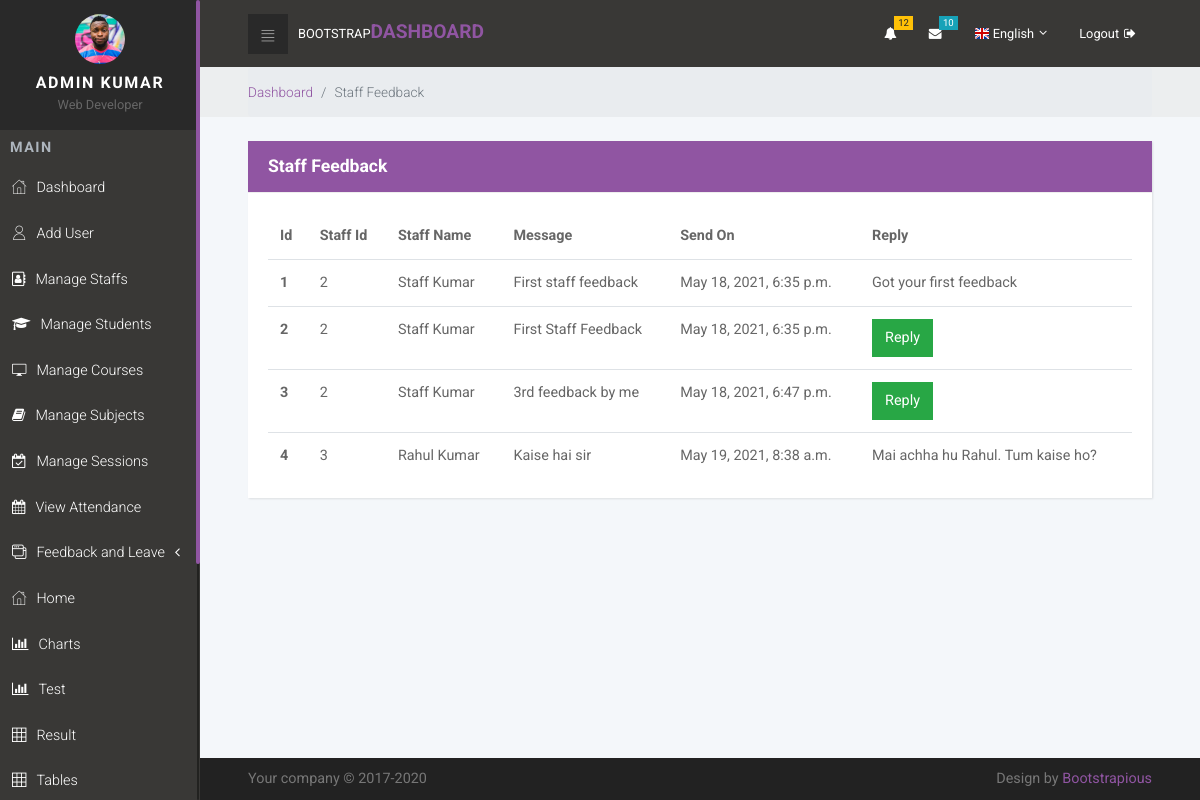
/staff_feedback/ (signed in), run on the app's committed database.
### sms_app/models.py (models this page shows, shortened)
class Staffs_FeedBack(models.Model):
    id = models.AutoField(primary_key=True)
    staff_id = models.ForeignKey(Staff, on_delete=models.CASCADE)
    feedback = models.TextField()
    reply = models.TextField( null=True , blank=True )
    date_created = models.DateTimeField( auto_now_add=True )
    date_updated = models.DateTimeField( auto_now=True )

class Staff(models.Model):
    id = models.AutoField(primary_key = True)
    user = models.OneToOneField(User, on_delete = models.CASCADE)
    profile_pic = models.ImageField(default = "", null = True, blank = True)
    address = models.TextField(null = True)
    date_joined = models.DateField(auto_now_add = True)
    last_login = models.DateField(auto_now = True)

### accounts/decorators.py (the view, shortened to what this page needs)
        def wrapper_func(request, *args, **kwargs):
            group = None
            if request.user.groups.exists():
                group = request.user.groups.all()[0].name
            if group in allowed_roles:
                return view_func(request, *args, **kwargs)

### sms_app/HODviews.py (called while the page is built)
@login_required
@allowed_users(allowed_roles=['hod'])
def staff_feedback_view(request):
    staff_feedbacks = Staffs_FeedBack.objects.all()
    context = {
        'staff_feedbacks': staff_feedbacks
    }
    return render(request, 'HOD/staff_feedback.html', context)

### templates/HOD/staff_feedback.html (shortened to what this page needs)
{% extends 'HOD/base.html' %}
{% load static %}
{% block content %}
<div class="breadcrumb-holder">
    <div class="container-fluid">
      <ul class="breadcrumb">
        <li class="breadcrumb-item"><a href="{% url 'hod_dashboard' %}">Dashboard</a></li>
        <li class="breadcrumb-item active">Staff Feedback</li>
      </ul>
    </div>
</div>
<section>
    <div class="container-fluid">
        <br>
        <div class="row">
            <div class="col-lg-12">
              <div class="card">
                <div class="card-header back_color">
                    <h4 class="card-title ">Staff Feedback</h4>
                </div>
                <div class="card-body">
                  <div class="table-responsive">
                    <table class="table">
                      <thead>
                        <tr>
                          <th>Id</th>
                          <th>Staff Id</th>
                          <th>Staff Name</th>
                          <th>Message</th>
                          <th>Send On</th>
                          <th>Reply</th>
                        </tr>
                      </thead>
                      <tbody>
                        {% for feedback in staff_feedbacks %}
                        <tr>
                          <th scope="row">{{feedback.id}}</th>
                          <td>{{feedback.staff_id.id}}</td>
                          <td>{{feedback.staff_id.user.first_name}} {{feedback.staff_id.user.last_name}}</td>
                          <td>{{feedback.feedback}}</td>
                          <td>{{feedback.date_created}}</td>
                          <td>
                            {% if feedback.reply == "" %}
                            <button class="btn btn-success reply_open_modal" data-toggle="modal" data-target="#replyModal">Reply</button>
                            {% else %}
                            {{feedback.reply}}
                            {% endif %}
                          </td>
                        </tr>
                        {% endfor %}
                      </tbody>
                    </table>
                  </div>
                </div>
              </div>
            </div>
        </div>
    </div>
</section>
{% endblock %}

### templates/HOD/navbar.html (shortened to what this page needs)
{% load static %}
<nav class="side-navbar">
    <div class="side-navbar-wrapper">
        <div class="sidenav-header d-flex align-items-center justify-content-center">
            <div class="sidenav-header-inner text-center"><img src="{% static 'img/avatar-7.jpg' %}" alt="person"
                    class="img-fluid rounded-circle">
                <h2 class="h5">{{request.user.first_name}} {{request.user.last_name}}</h2><span>Web Developer</span>
            </div>
        </div>
        <div class="main-menu">
            <h5 class="sidenav-heading">Main</h5>
            <ul id="side-main-menu" class="side-menu list-unstyled">
                <li><a href="{% url 'hod_dashboard' %}"> <i class="icon-home"></i>Dashboard </a></li>
                <li><a href="{% url 'register_user' %}"> <i class="icon-user"></i>Add User </a></li>
                <li><a href="{% url 'manage_staff_view' %}"> <i class="fa fa-address-book-o"></i>Manage Staffs </a></li>
                <li><a href="{% url 'manage_student_view' %}"> <i class="fa fa-graduation-cap"></i>Manage Students </a></li>
                <li><a href="{% url 'manage_courses_view' %}"> <i class="icon-screen"></i>Manage Courses </a></li>
                <li><a href="{% url 'manage_subjects_view' %}"> <i class="fa fa-book"></i>Manage Subjects </a></li>
                <li><a href="{% url 'manage_sessions_view' %}"> <i class="fa fa-calendar-check-o"></i>Manage Sessions </a></li>
                <li><a href="{% url 'view_attendance' %}"> <i class="fa fa-calendar"></i>View Attendance </a></li>
                <li><a href="#exampledropdownDropdown" aria-expanded="false" data-toggle="collapse"> <i class="icon-interface-windows"></i>Feedback and Leave </a>
                </li>
                <li><a href="{% url 'admin_dashboard' %}"> <i class="icon-home"></i>Home </a></li>
                <li><a href="{% url 'charts_view' %}"> <i class="fa fa-bar-chart"></i>Charts </a></li>
                <li><a href="{% url 'test-view' %}"> <i class="fa fa-bar-chart"></i>Test </a></li>
                <li><a href="{% url 'result-view' %}"> <i class="icon-grid"></i>Result </a></li>
                <li><a href="{% url 'tables_view' %}"> <i class="icon-grid"></i>Tables </a></li>
            </ul>
        </div>
    </div>
</nav>
<div class="page">
    <header class="header">
        <nav class="navbar">
            <div class="container-fluid">
                <div class="navbar-holder d-flex align-items-center justify-content-between">
                    <div class="navbar-header"><a id="toggle-btn" href="#" class="menu-btn"><i class="icon-bars">
                            </i></a><a href="index.html" class="navbar-brand">
                            <div class="brand-text d-none d-md-inline-block"><span>Bootstrap </span><strong
                                    class="text-primary">Dashboard</strong></div>
                        </a></div>
                    <ul class="nav-menu list-unstyled d-flex flex-md-row align-items-md-center">
                        <li class="nav-item dropdown"> <a id="notifications" rel="nofollow" data-target="#" href="#"
                                data-toggle="dropdown" aria-haspopup="true" aria-expanded="false" class="nav-link"><i
                                    class="fa fa-bell"></i><span class="badge badge-warning">12</span></a>
                        </li>
                        <li class="nav-item dropdown"> <a id="messages" rel="nofollow" data-target="#" href="#"
                                data-toggle="dropdown" aria-haspopup="true" aria-expanded="false" class="nav-link"><i
                                    class="fa fa-envelope"></i><span class="badge badge-info">10</span></a>
                        </li>
                        <li class="nav-item dropdown"><a id="languages" rel="nofollow" data-target="#" href="#"
                                data-toggle="dropdown" aria-haspopup="true" aria-expanded="false"
                                class="nav-link language dropdown-toggle"><img src="{% static 'img/flags/16/GB.png' %}"
                                    alt="English"><span class="d-none d-sm-inline-block">English</span></a>
                        </li>
                        <li class="nav-item"><a href="{% url 'logout' %}" class="nav-link logout"> <span
                                    class="d-none d-sm-inline-block">Logout</span><i class="fa fa-sign-out"></i></a>
                        </li>
                    </ul>
                </div>
            </div>
        </nav>
    </header>

### static/css/custom.css (style rules this page uses)
.card-title { float: left; }
.back_color { background-color: #9055a2; color:white; }

### data on the page
Staffs_FeedBack: id "1", staff_id.id "2", staff_id.user.first_name "Staff", staff_id.user.last_name "Kumar", feedback "First staff feedback", date_created "May 18, 2021, 6:35 p.m.", reply "Got your first feedback"
Staffs_FeedBack: id "2", staff_id.id "2", staff_id.user.first_name "Staff", staff_id.user.last_name "Kumar", feedback "First Staff Feedback", date_created "May 18, 2021, 6:35 p.m.", reply "Reply"
Staffs_FeedBack: id "3", staff_id.id "2", staff_id.user.first_name "Staff", staff_id.user.last_name "Kumar", feedback "3rd feedback by me", date_created "May 18, 2021, 6:47 p.m.", reply "Reply"
Staffs_FeedBack: id "4", staff_id.id "3", staff_id.user.first_name "Rahul", staff_id.user.last_name "Kumar", feedback "Kaise hai sir", date_created "May 19, 2021, 8:38 a.m.", reply "Mai achha hu Rahul. Tum kaise ho?"

### other printed values
{{ request.user.first_name }} "ADMIN"
{{ request.user.last_name }} "KUMAR"
